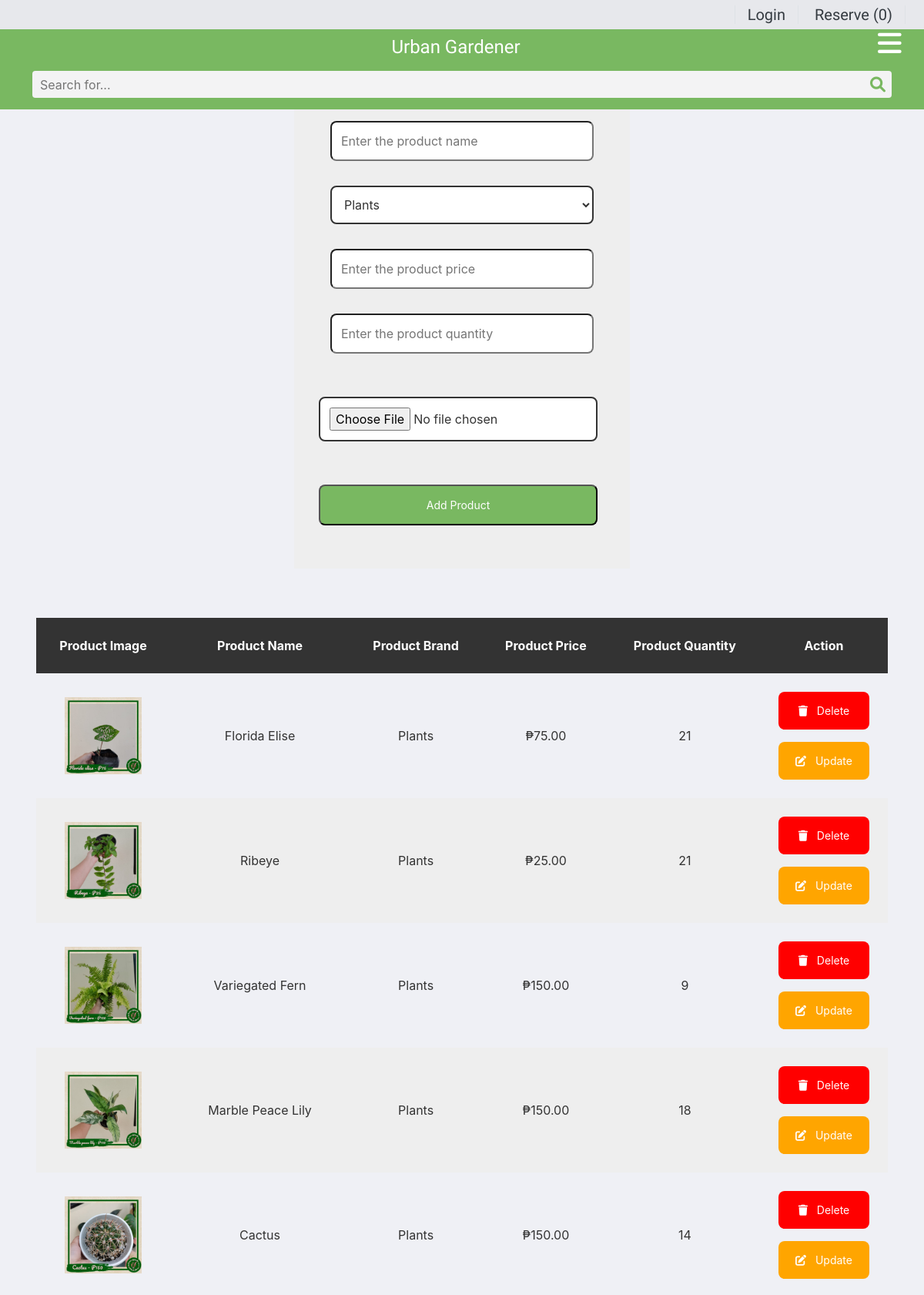
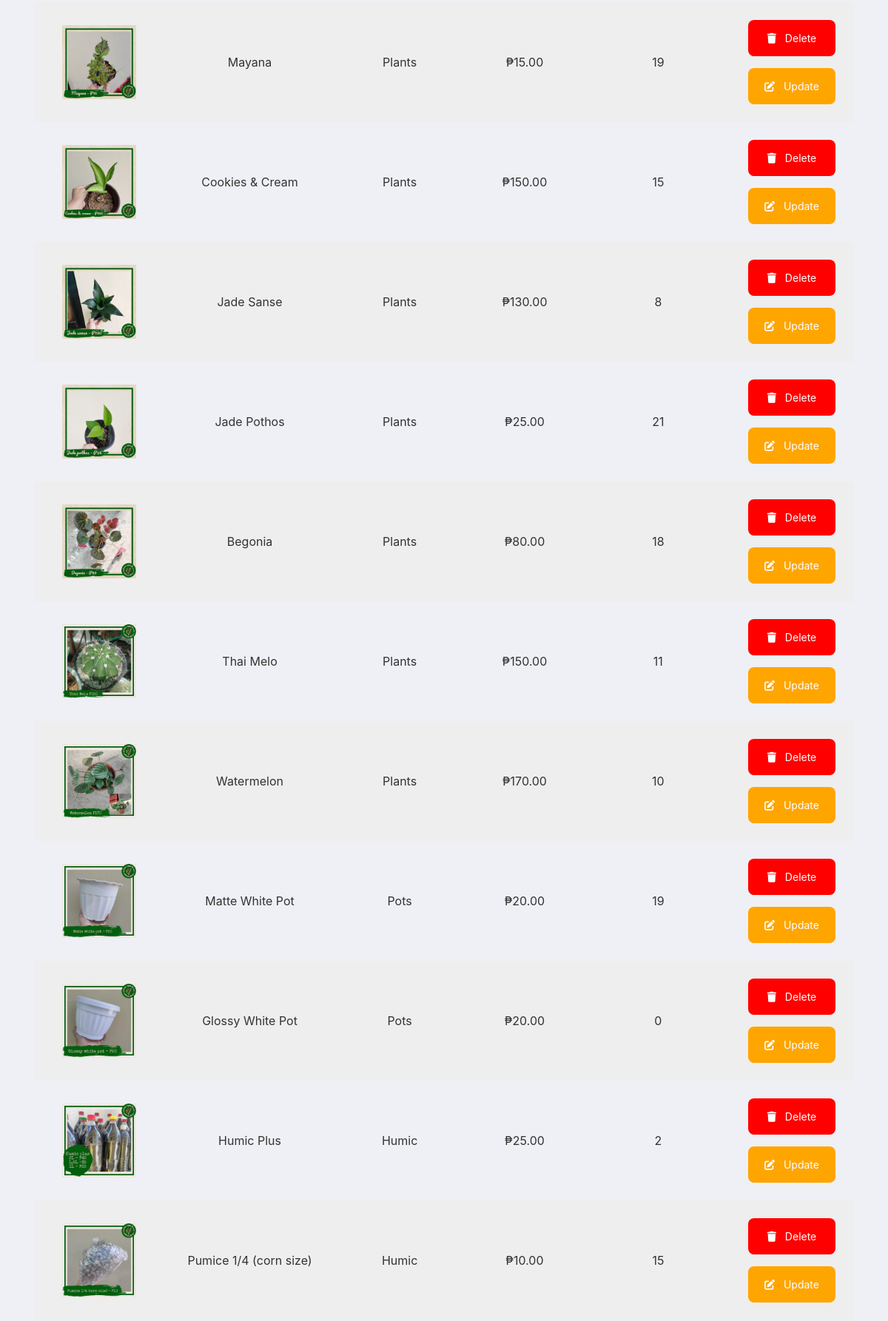
The app's page /admin.php (upper part) with its own data (2 pictures, top to bottom).
### tables this page shows
CREATE TABLE `product` (
  `item_id` int(11) NOT NULL,
  `item_brand` varchar(200) NOT NULL,
  `item_name` varchar(255) NOT NULL,
  `item_price` double(10,2) NOT NULL,
  `small_price` double(10,2) NOT NULL,
  `medium_price` double(10,2) NOT NULL,
  `large_price` double(10,2) NOT NULL,
  `item_image` varchar(255) NOT NULL,
  `small_image` varchar(255) NOT NULL,
  `medium_image` varchar(255) NOT NULL,
  `large_image` varchar(255) NOT NULL,
  `item_quantity` int(11) NOT NULL,
  `small_quantity` int(11) NOT NULL,
  `medium_quantity` int(11) NOT NULL,
  `large_quantity` int(11) NOT NULL,
  `item_reservation` varchar(200) NOT NULL,
  `item_register` datetime DEFAULT NULL
);

### admin.php (the view, shortened to what this page needs)
<?php include 'header.php'; ?>
<!DOCTYPE html>
<html lang="en">
<head>
    <link rel="stylesheet" href="https://cdnjs.cloudflare.com/ajax/libs/font-awesome/6.0.0/css/all.min.css">
    <link rel="stylesheet" href="./style.css">
</head>
<body>
<div class="container">
    <section>
        <div class="d-flex justify-content-center">
            <form action="admin.php" method="post" class="add-product-form" enctype="multipart/form-data">
                <h3>Add a New Product</h3>
                <div class="input-group">
                    <div class="col">
                        <input type="text" name="item_name" placeholder="Enter the product name" class="box" required>
                    </div>
                </div>
                <div class="input-group">
                    <div class="col">
                        <select id="brands" name="item_brand" class="box drop-down">
                            <option value="Plants">Plants</option>
                        </select>
                    </div>
                </div>
                <div class="input-group">
                    <div class="col">
                        <input type="number" name="item_price" min="0" placeholder="Enter the product price" class="box" required>
                    </div>
                </div>
                <div class="input-group">
                    <div class="col">
                        <input type="number" name="item_quantity" min="0" placeholder="Enter the product quantity" class="box" required>
                    </div>
                </div>
                <div class="input-group form-row my-4">
                    <div class="col">
                        <input type="file" name="item_image" accept="image/png, image/jpg, image/jpeg" class="box drop-down" required>
                    </div>
                </div>
                <div class="input-group form-row my-4">
                    <div class="col">
                        <button type="submit" name="add_product" class="btn2 px-5">Add Product</button>
                    </div>
                </div>
            </form>
        </div>
    </section>
</div>
<div class="container">
    <section class="display-product-table">
        <table>
            <thead>
                    <th>Product Image</th>
                    <th>Product Name</th>
                    <th>Product Brand</th>
                    <th>Product Price</th>
                    <th>Product Quantity</th>
                    <th>Action</th>
            </thead>
            <tbody>
            <?php
            $select_products = mysqli_query($conn, "SELECT * FROM `product`");
            if(mysqli_num_rows($select_products) > 0){
                while($row = mysqli_fetch_assoc($select_products)){
                    ?>
                    <tr>
                        <td><img src="./<?php echo $row['item_image']; ?>" height="100" alt=""></td>
                        <td><?php echo $row['item_name']; ?></td>
                        <td><?php echo $row['item_brand'] ?></td>
                        <td>₱<?php echo $row['item_price']; ?></td>
                        <td><?php echo $row['item_quantity'] ?></td>
                        <td>
                            <a href="admin.php?delete=<?php echo $row['item_id']; ?>" class="delete-btn text-white" style="text-decoration: none" onclick="return confirm('are your sure you want to delete this?');"> <i class="fas fa-trash"></i> Delete </a>
                            <a href="admin.php?edit=<?php echo $row['item_id']; ?>" class="option-btn text-white" style="text-decoration: none"> <i class="fas fa-edit"></i> Update </a>
                        </td>
                    </tr>
                    <?php
                };
            }else{
                echo "<div class='empty'>no product added</div>";
            };
            ?>
            </tbody>
        </table>
    </section>
</div>
</body>
</html>
<?php
include('footer.php')
?>

### styles.css (style rules this page uses)
button, button:focus { outline: none !important; box-shadow: none !important; }

### style.css (style rules this page uses)
:root { --blue:#79B861; --red:red; --orange:orange; --black:#333; --white:#fff; --bg-color:#eee; --dark-bg:rgba(0,0,0,.7); --box-shadow:0 .5rem 1rem rgba(0,0,0,.1); --border:.1rem solid #999; }
.container { max-width: 1200px; margin:0 auto; }
section { padding:2rem; }
.drop-down { border: 2px; border-style: solid; border-color: var(--black);; }
.btn2, .option-btn, .delete-btn { display: block; width: 100%; text-align: center; background-color: var(--blue); color:var(--white); font-size: 14px; padding:14px 16px; border-radius: .5rem; cursor: pointer; margin-top: 1rem; }
.option-btn i, .delete-btn i { padding-right: .5rem; }
.option-btn { background-color: var(--orange); }
.delete-btn { margin-top: 0; background-color: var(--red); }
.add-product-form { max-width: 50rem; background-color: var(--bg-color); border-radius: .2px; padding:2rem; margin:0 auto; margin-top: 2rem; }
.add-product-form h3 { font-size: 24px; margin-bottom: 1rem; color:var(--black); text-align: center; }
.add-product-form .box { padding:12px 12px; font-size: 16px; color:var(--black); border-radius: .5rem; background-color: var(--white); margin:1rem 0; width: 100%; }
.display-product-table table { width: 100%; text-align: center; }
.display-product-table table thead th { padding:1.5rem; font-size: 16px; background-color: var(--black); color:var(--white); }
.display-product-table table td { padding:1.5rem; font-size: 16px; color:var(--black); }
.display-product-table table td:first-child { padding:0; }
.display-product-table table tr:nth-child(even) { background-color: var(--bg-color); }

### records on screen
product: item_image (picture), item_name "Florida Elise", item_brand "Plants", item_price "75.00", item_quantity "21"
product: item_image (picture), item_name "Ribeye", item_brand "Plants", item_price "25.00", item_quantity "21"
product: item_image (picture), item_name "Variegated Fern", item_brand "Plants", item_price "150.00", item_quantity "9"
product: item_image (picture), item_name "Marble Peace Lily", item_brand "Plants", item_price "150.00", item_quantity "18"
product: item_image (picture), item_name "Cactus", item_brand "Plants", item_price "150.00", item_quantity "14"
product: item_image (picture), item_name "Mayana", item_brand "Plants", item_price "15.00", item_quantity "19"
product: item_image (picture), item_name "Cookies & Cream", item_brand "Plants", item_price "150.00", item_quantity "15"
product: item_image (picture), item_name "Jade Sanse", item_brand "Plants", item_price "130.00", item_quantity "8"
product: item_image (picture), item_name "Jade Pothos", item_brand "Plants", item_price "25.00", item_quantity "21"
product: item_image (picture), item_name "Begonia", item_brand "Plants", item_price "80.00", item_quantity "18"
product: item_image (picture), item_name "Thai Melo", item_brand "Plants", item_price "150.00", item_quantity "11"
product: item_image (picture), item_name "Watermelon", item_brand "Plants", item_price "170.00", item_quantity "10"
product: item_image (picture), item_name "Matte White Pot", item_brand "Pots", item_price "20.00", item_quantity "19"
product: item_image (picture), item_name "Glossy White Pot", item_brand "Pots", item_price "20.00", item_quantity "0"
product: item_image (picture), item_name "Humic Plus", item_brand "Humic", item_price "25.00", item_quantity "2"
product: item_image (picture), item_name "Pumice 1/4 (corn size)", item_brand "Humic", item_price "10.00", item_quantity "15"

### other values on screen
$username "Login"
$countreservation "0"
